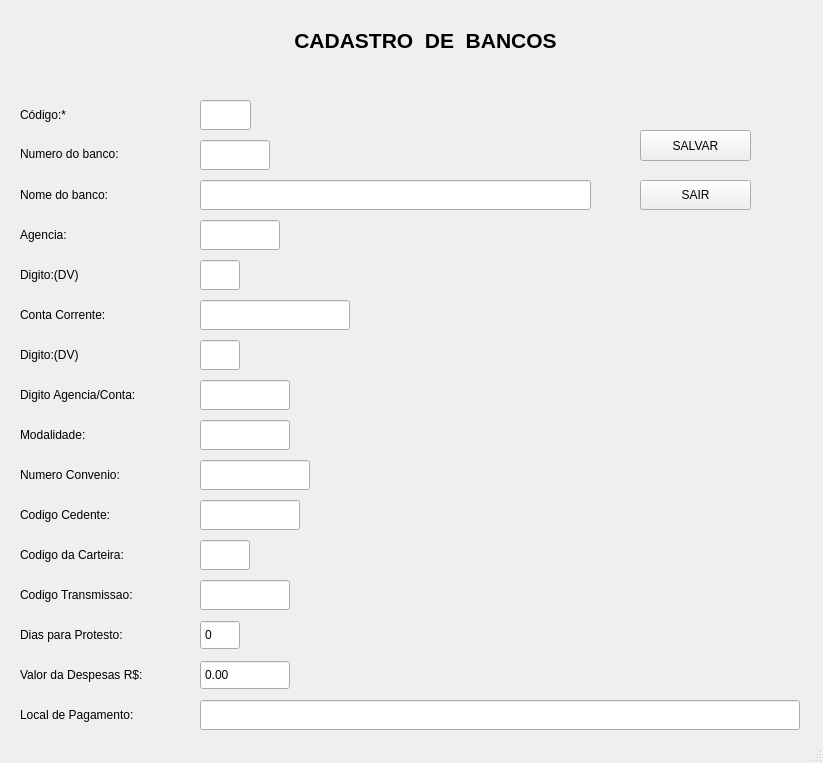
<?xml version="1.0" encoding="UTF-8"?>
<ui version="4.0">
 <class>MainWindow</class>
 <widget class="QMainWindow" name="MainWindow">
  <property name="geometry">
   <rect>
    <x>0</x>
    <y>0</y>
    <width>823</width>
    <height>763</height>
   </rect>
  </property>
  <property name="windowTitle">
   <string>MainWindow</string>
  </property>
  <property name="styleSheet">
   <string notr="true"/>
  </property>
  <widget class="QWidget" name="centralwidget">
   <widget class="QPushButton" name="bt_sair">
    <property name="geometry">
     <rect>
      <x>640</x>
      <y>180</y>
      <width>111</width>
      <height>30</height>
     </rect>
    </property>
    <property name="styleSheet">
     <string notr="true"/>
    </property>
    <property name="text">
     <string>SAIR</string>
    </property>
    <property name="icon">
     <iconset>
      <normaloff>SAIR.png</normaloff>SAIR.png</iconset>
    </property>
   </widget>
   <widget class="QPushButton" name="bt_salvar">
    <property name="geometry">
     <rect>
      <x>640</x>
      <y>130</y>
      <width>111</width>
      <height>31</height>
     </rect>
    </property>
    <property name="whatsThis">
     <string>&lt;html&gt;&lt;head/&gt;&lt;body&gt;&lt;p&gt;file:///C:/Users/mebbc/OneDrive/Imagens/salvar.qrc.png&lt;/p&gt;&lt;/body&gt;&lt;/html&gt;</string>
    </property>
    <property name="styleSheet">
     <string notr="true"/>
    </property>
    <property name="text">
     <string>SALVAR</string>
    </property>
    <property name="icon">
     <iconset>
      <normaloff>SALVAR.png</normaloff>SALVAR.png</iconset>
    </property>
   </widget>
   <widget class="QLabel" name="label_7">
    <property name="geometry">
     <rect>
      <x>60</x>
      <y>10</y>
      <width>61</width>
      <height>61</height>
     </rect>
    </property>
    <property name="styleSheet">
     <string notr="true"/>
    </property>
    <property name="text">
     <string/>
    </property>
    <property name="pixmap">
     <pixmap>CADASTRO.png</pixmap>
    </property>
    <property name="scaledContents">
     <bool>true</bool>
    </property>
   </widget>
   <widget class="QLabel" name="tit_banco">
    <property name="geometry">
     <rect>
      <x>260</x>
      <y>20</y>
      <width>331</width>
      <height>41</height>
     </rect>
    </property>
    <property name="font">
     <font>
      <family>Arial</family>
      <pointsize>16</pointsize>
      <italic>false</italic>
      <bold>true</bold>
     </font>
    </property>
    <property name="focusPolicy">
     <enum>Qt::NoFocus</enum>
    </property>
    <property name="layoutDirection">
     <enum>Qt::LeftToRight</enum>
    </property>
    <property name="styleSheet">
     <string notr="true"/>
    </property>
    <property name="text">
     <string>CADASTRO  DE  BANCOS</string>
    </property>
    <property name="textFormat">
     <enum>Qt::AutoText</enum>
    </property>
    <property name="alignment">
     <set>Qt::AlignCenter</set>
    </property>
   </widget>
   <widget class="QLineEdit" name="mnum_banco">
    <property name="geometry">
     <rect>
      <x>200</x>
      <y>140</y>
      <width>70</width>
      <height>30</height>
     </rect>
    </property>
    <property name="styleSheet">
     <string notr="true"/>
    </property>
    <property name="maxLength">
     <number>30</number>
    </property>
   </widget>
   <widget class="QLabel" name="label_8">
    <property name="geometry">
     <rect>
      <x>20</x>
      <y>100</y>
      <width>170</width>
      <height>30</height>
     </rect>
    </property>
    <property name="styleSheet">
     <string notr="true"/>
    </property>
    <property name="text">
     <string>Código:*</string>
    </property>
   </widget>
   <widget class="QLabel" name="label_26">
    <property name="geometry">
     <rect>
      <x>20</x>
      <y>140</y>
      <width>170</width>
      <height>28</height>
     </rect>
    </property>
    <property name="styleSheet">
     <string notr="true"/>
    </property>
    <property name="text">
     <string>Numero do banco:</string>
    </property>
   </widget>
   <widget class="QLineEdit" name="mcod_banco">
    <property name="geometry">
     <rect>
      <x>200</x>
      <y>100</y>
      <width>51</width>
      <height>30</height>
     </rect>
    </property>
    <property name="styleSheet">
     <string notr="true"/>
    </property>
    <property name="maxLength">
     <number>3</number>
    </property>
   </widget>
   <widget class="QLabel" name="label_37">
    <property name="geometry">
     <rect>
      <x>20</x>
      <y>381</y>
      <width>170</width>
      <height>28</height>
     </rect>
    </property>
    <property name="styleSheet">
     <string notr="true"/>
    </property>
    <property name="text">
     <string>Digito Agencia/Conta:</string>
    </property>
   </widget>
   <widget class="QLabel" name="label_38">
    <property name="geometry">
     <rect>
      <x>20</x>
      <y>460</y>
      <width>170</width>
      <height>30</height>
     </rect>
    </property>
    <property name="styleSheet">
     <string notr="true"/>
    </property>
    <property name="text">
     <string>Numero Convenio:</string>
    </property>
   </widget>
   <widget class="QLabel" name="label_9">
    <property name="geometry">
     <rect>
      <x>20</x>
      <y>180</y>
      <width>170</width>
      <height>30</height>
     </rect>
    </property>
    <property name="styleSheet">
     <string notr="true"/>
    </property>
    <property name="text">
     <string>Nome do banco:</string>
    </property>
   </widget>
   <widget class="QLabel" name="label_10">
    <property name="geometry">
     <rect>
      <x>20</x>
      <y>220</y>
      <width>170</width>
      <height>30</height>
     </rect>
    </property>
    <property name="styleSheet">
     <string notr="true"/>
    </property>
    <property name="text">
     <string>Agencia:</string>
    </property>
   </widget>
   <widget class="QLabel" name="label_11">
    <property name="geometry">
     <rect>
      <x>20</x>
      <y>300</y>
      <width>170</width>
      <height>30</height>
     </rect>
    </property>
    <property name="styleSheet">
     <string notr="true"/>
    </property>
    <property name="text">
     <string>Conta Corrente:</string>
    </property>
   </widget>
   <widget class="QLabel" name="label_12">
    <property name="geometry">
     <rect>
      <x>20</x>
      <y>420</y>
      <width>170</width>
      <height>30</height>
     </rect>
    </property>
    <property name="styleSheet">
     <string notr="true"/>
    </property>
    <property name="text">
     <string>Modalidade:</string>
    </property>
   </widget>
   <widget class="QLabel" name="label_39">
    <property name="geometry">
     <rect>
      <x>20</x>
      <y>500</y>
      <width>170</width>
      <height>30</height>
     </rect>
    </property>
    <property name="styleSheet">
     <string notr="true"/>
    </property>
    <property name="text">
     <string>Codigo Cedente:</string>
    </property>
   </widget>
   <widget class="QLabel" name="label_40">
    <property name="geometry">
     <rect>
      <x>20</x>
      <y>540</y>
      <width>170</width>
      <height>30</height>
     </rect>
    </property>
    <property name="styleSheet">
     <string notr="true"/>
    </property>
    <property name="text">
     <string>Codigo da Carteira:</string>
    </property>
   </widget>
   <widget class="QLabel" name="label_41">
    <property name="geometry">
     <rect>
      <x>20</x>
      <y>580</y>
      <width>170</width>
      <height>30</height>
     </rect>
    </property>
    <property name="styleSheet">
     <string notr="true"/>
    </property>
    <property name="text">
     <string>Codigo Transmissao:</string>
    </property>
   </widget>
   <widget class="QLabel" name="label_42">
    <property name="geometry">
     <rect>
      <x>20</x>
      <y>620</y>
      <width>170</width>
      <height>30</height>
     </rect>
    </property>
    <property name="styleSheet">
     <string notr="true"/>
    </property>
    <property name="text">
     <string>Dias para Protesto:</string>
    </property>
   </widget>
   <widget class="QLabel" name="label_43">
    <property name="geometry">
     <rect>
      <x>20</x>
      <y>660</y>
      <width>170</width>
      <height>30</height>
     </rect>
    </property>
    <property name="styleSheet">
     <string notr="true"/>
    </property>
    <property name="text">
     <string>Valor da Despesas R$:</string>
    </property>
   </widget>
   <widget class="QLabel" name="label_44">
    <property name="geometry">
     <rect>
      <x>20</x>
      <y>700</y>
      <width>170</width>
      <height>30</height>
     </rect>
    </property>
    <property name="styleSheet">
     <string notr="true"/>
    </property>
    <property name="text">
     <string>Local de Pagamento:</string>
    </property>
   </widget>
   <widget class="QLabel" name="label_45">
    <property name="geometry">
     <rect>
      <x>20</x>
      <y>260</y>
      <width>170</width>
      <height>30</height>
     </rect>
    </property>
    <property name="styleSheet">
     <string notr="true"/>
    </property>
    <property name="text">
     <string>Digito:(DV)</string>
    </property>
   </widget>
   <widget class="QLabel" name="label_46">
    <property name="geometry">
     <rect>
      <x>20</x>
      <y>340</y>
      <width>170</width>
      <height>30</height>
     </rect>
    </property>
    <property name="styleSheet">
     <string notr="true"/>
    </property>
    <property name="text">
     <string>Digito:(DV)</string>
    </property>
   </widget>
   <widget class="QDoubleSpinBox" name="doubleSpinBox_2">
    <property name="geometry">
     <rect>
      <x>200</x>
      <y>660</y>
      <width>90</width>
      <height>30</height>
     </rect>
    </property>
    <property name="styleSheet">
     <string notr="true"/>
    </property>
    <property name="buttonSymbols">
     <enum>QAbstractSpinBox::NoButtons</enum>
    </property>
   </widget>
   <widget class="QDoubleSpinBox" name="doubleSpinBox_3">
    <property name="geometry">
     <rect>
      <x>200</x>
      <y>620</y>
      <width>40</width>
      <height>30</height>
     </rect>
    </property>
    <property name="styleSheet">
     <string notr="true"/>
    </property>
    <property name="buttonSymbols">
     <enum>QAbstractSpinBox::NoButtons</enum>
    </property>
    <property name="decimals">
     <number>0</number>
    </property>
   </widget>
   <widget class="QLineEdit" name="mnome_banco">
    <property name="geometry">
     <rect>
      <x>200</x>
      <y>180</y>
      <width>391</width>
      <height>30</height>
     </rect>
    </property>
    <property name="styleSheet">
     <string notr="true"/>
    </property>
    <property name="maxLength">
     <number>30</number>
    </property>
   </widget>
   <widget class="QLineEdit" name="magencia">
    <property name="geometry">
     <rect>
      <x>200</x>
      <y>220</y>
      <width>80</width>
      <height>30</height>
     </rect>
    </property>
    <property name="styleSheet">
     <string notr="true"/>
    </property>
    <property name="maxLength">
     <number>30</number>
    </property>
   </widget>
   <widget class="QLineEdit" name="mdv_ag">
    <property name="geometry">
     <rect>
      <x>200</x>
      <y>260</y>
      <width>40</width>
      <height>30</height>
     </rect>
    </property>
    <property name="styleSheet">
     <string notr="true"/>
    </property>
    <property name="maxLength">
     <number>30</number>
    </property>
   </widget>
   <widget class="QLineEdit" name="mc_c">
    <property name="geometry">
     <rect>
      <x>200</x>
      <y>300</y>
      <width>150</width>
      <height>30</height>
     </rect>
    </property>
    <property name="styleSheet">
     <string notr="true"/>
    </property>
    <property name="maxLength">
     <number>30</number>
    </property>
   </widget>
   <widget class="QLineEdit" name="mdv_cc">
    <property name="geometry">
     <rect>
      <x>200</x>
      <y>340</y>
      <width>40</width>
      <height>30</height>
     </rect>
    </property>
    <property name="styleSheet">
     <string notr="true"/>
    </property>
    <property name="maxLength">
     <number>30</number>
    </property>
   </widget>
   <widget class="QLineEdit" name="mdig_ag_cc">
    <property name="geometry">
     <rect>
      <x>200</x>
      <y>380</y>
      <width>90</width>
      <height>30</height>
     </rect>
    </property>
    <property name="styleSheet">
     <string notr="true"/>
    </property>
    <property name="maxLength">
     <number>30</number>
    </property>
   </widget>
   <widget class="QLineEdit" name="mmodalidade">
    <property name="geometry">
     <rect>
      <x>200</x>
      <y>420</y>
      <width>90</width>
      <height>30</height>
     </rect>
    </property>
    <property name="styleSheet">
     <string notr="true"/>
    </property>
    <property name="maxLength">
     <number>30</number>
    </property>
   </widget>
   <widget class="QLineEdit" name="mn_conv">
    <property name="geometry">
     <rect>
      <x>200</x>
      <y>460</y>
      <width>110</width>
      <height>30</height>
     </rect>
    </property>
    <property name="styleSheet">
     <string notr="true"/>
    </property>
    <property name="maxLength">
     <number>30</number>
    </property>
   </widget>
   <widget class="QLineEdit" name="mcod_cedente">
    <property name="geometry">
     <rect>
      <x>200</x>
      <y>500</y>
      <width>100</width>
      <height>30</height>
     </rect>
    </property>
    <property name="styleSheet">
     <string notr="true"/>
    </property>
    <property name="maxLength">
     <number>30</number>
    </property>
   </widget>
   <widget class="QLineEdit" name="mcarteira">
    <property name="geometry">
     <rect>
      <x>200</x>
      <y>540</y>
      <width>50</width>
      <height>30</height>
     </rect>
    </property>
    <property name="styleSheet">
     <string notr="true"/>
    </property>
    <property name="maxLength">
     <number>30</number>
    </property>
   </widget>
   <widget class="QLineEdit" name="mcod_trans">
    <property name="geometry">
     <rect>
      <x>200</x>
      <y>580</y>
      <width>90</width>
      <height>30</height>
     </rect>
    </property>
    <property name="styleSheet">
     <string notr="true"/>
    </property>
    <property name="maxLength">
     <number>30</number>
    </property>
   </widget>
   <widget class="QLineEdit" name="mlocal_pg">
    <property name="geometry">
     <rect>
      <x>200</x>
      <y>700</y>
      <width>600</width>
      <height>30</height>
     </rect>
    </property>
    <property name="styleSheet">
     <string notr="true"/>
    </property>
    <property name="maxLength">
     <number>120</number>
    </property>
   </widget>
  </widget>
  <widget class="QStatusBar" name="statusbar"/>
 </widget>
 <tabstops>
  <tabstop>mcod_banco</tabstop>
  <tabstop>mnum_banco</tabstop>
  <tabstop>mnome_banco</tabstop>
  <tabstop>magencia</tabstop>
  <tabstop>mdv_ag</tabstop>
  <tabstop>mc_c</tabstop>
  <tabstop>mdv_cc</tabstop>
  <tabstop>mdig_ag_cc</tabstop>
  <tabstop>mmodalidade</tabstop>
  <tabstop>mn_conv</tabstop>
  <tabstop>mcod_cedente</tabstop>
  <tabstop>mcarteira</tabstop>
  <tabstop>mcod_trans</tabstop>
  <tabstop>doubleSpinBox_3</tabstop>
  <tabstop>doubleSpinBox_2</tabstop>
  <tabstop>mlocal_pg</tabstop>
  <tabstop>bt_salvar</tabstop>
  <tabstop>bt_sair</tabstop>
 </tabstops>
 <resources/>
 <connections/>
</ui>
